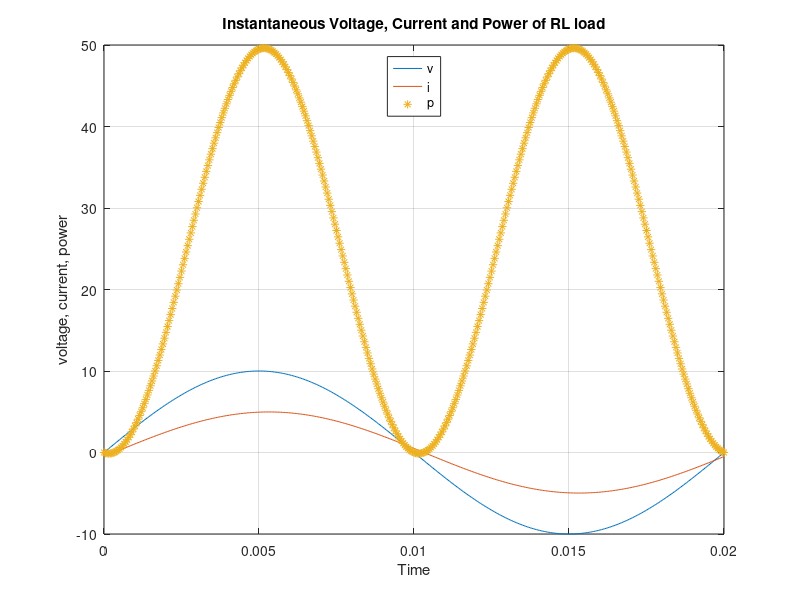

Reproduce this figure in MATLAB.
clear all; close all; clc;
t=0:0.00005:0.02;
f=50;
R=2;
L=6.4e-4;
Z=R+j*(2*pi*f*L);
Vm=10;
Im=Vm/abs(Z);
anglez=angle(Z);
v=Vm*sin(2*pi*f*t);
i=Im*sin(2*pi*f*t-angle(Z));
p=v.*i;
plot(t,v,t,i,t,p,'*')
title('Instantaneous Voltage, Current and Power of RL load')
grid
xlabel('Time')
ylabel('voltage, current, power')
legend('v','i','p','location','north')